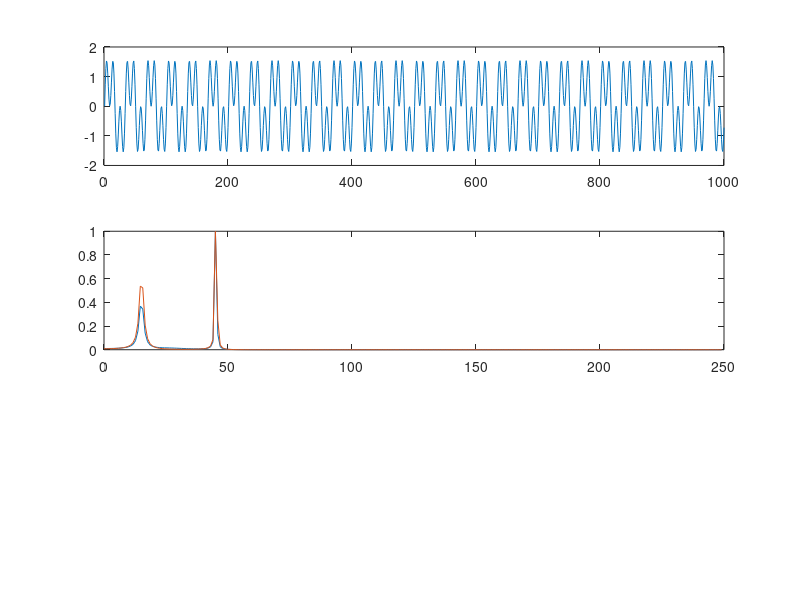

Source code (MATLAB):
%-------------------------------------------------------------------------------
% Function 
%-------------------------------------------------------------------------------
function L04_ar_power_estimation_pure()

% clear command window
clc;

% parameters
N = 1000;
fs = 500;     % Hz, i.e. samples per second

% time variable
dt = 1 / fs;
t = (0:dt:((N / fs) - dt))';

% generate signal
f1 = 15; X1 = sin(2 * pi * t * f1);
f2 = 45; X2 = sin(2 * pi * t * f2);
x = X1 + X2 + 0.0 * randn(N, 1);

% Yule AR model
order = 8;
[a, sigma] = aryule(x, order);
K = length(a);

% Yule power
U = pyulear(x, order);

% estimate power spectral density from AR coeffs
L = length(U);
F = L * 2 - 1;
Y = zeros(F, 1);
for f = 0:(F - 1)
  t = 0;
  for k = 1:K
    t = t + a(k) * exp(-1i * 2 * pi * k * (f / F));
    Y(f + 1) = Y(f + 1) + (sigma ^ 2) / abs(t) .^ 2;
  end
end
Y = Y(1:L);
f = 0:(fs / (2 * L)):(fs / 2 - (fs / (2 * L)));

% plot
subplot(3, 1, 1); plot(x);
subplot(3, 1, 2); 
plot(f, Y / max(Y)); hold on;
plot(f, U / max(U));

end % end 

%-------------------------------------------------------------------------------
